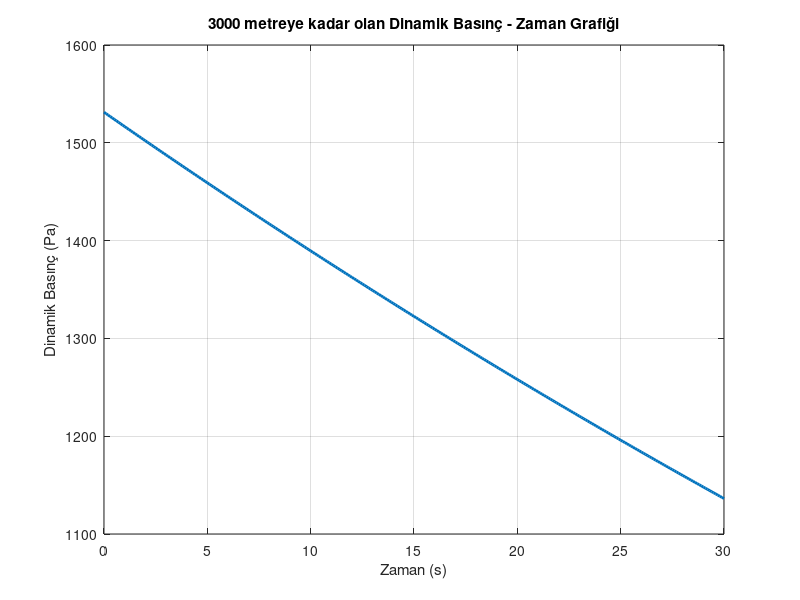

Source code (MATLAB):
clc;           % Clear the command window.
clear;         % Clear all variables.
close all;     % Close all figure windows.

% Read data from CSV file
v = 50; % Hız (m/s)
g = 9.81; % Yer çekimi ivmesi (m/s^2)

% Yükseklik aralığı
h_max = 3000; % Maksimum yükseklik (m)
h_step = 100; % Adım boyu (m)
heights = 0:h_step:h_max;

% Atmosfer yoğunluğu hesaplaması (sade model)
rho0 = 1.225; % Deniz seviyesinde hava yoğunluğu (kg/m^3)
T0 = 288.15; % Deniz seviyesinde sıcaklık (K)
L = 0.0065; % Sıcaklık gradyanı (K/m)
R = 287.05; % Gaz sabiti (J/(kg*K))
P0 = 101325; % Deniz seviyesinde basınç (Pa)

% Dinamik basınç hesaplaması
dynamic_pressures = zeros(size(heights));
for i = 1:length(heights)
    h = heights(i);
    T = T0 - L * h;
    P = P0 * (1 - L * h / T0) ^ (g / (R * L));
    rho = P / (R * T);
    dynamic_pressures(i) = 0.5 * rho * v^2;
end

% Zaman aralığı
t_max = 30; % Maksimum zaman (s)
t_step = 0.1; % Zaman adımı (s)
times = 0:t_step:t_max;

% Dinamik basıncı zaman fonksiyonu olarak hesaplama (basit model: lineer yükseklik artışı)
h_func = (h_max / t_max) * times;
dynamic_pressures_time = interp1(heights, dynamic_pressures, h_func);

% Grafik oluşturma
figure;
plot(times, dynamic_pressures_time, 'LineWidth', 2);
xlabel('Zaman (s)');
ylabel('Dinamik Basınç (Pa)');
title('3000 metreye kadar olan Dinamik Basınç - Zaman Grafiği');
grid on;